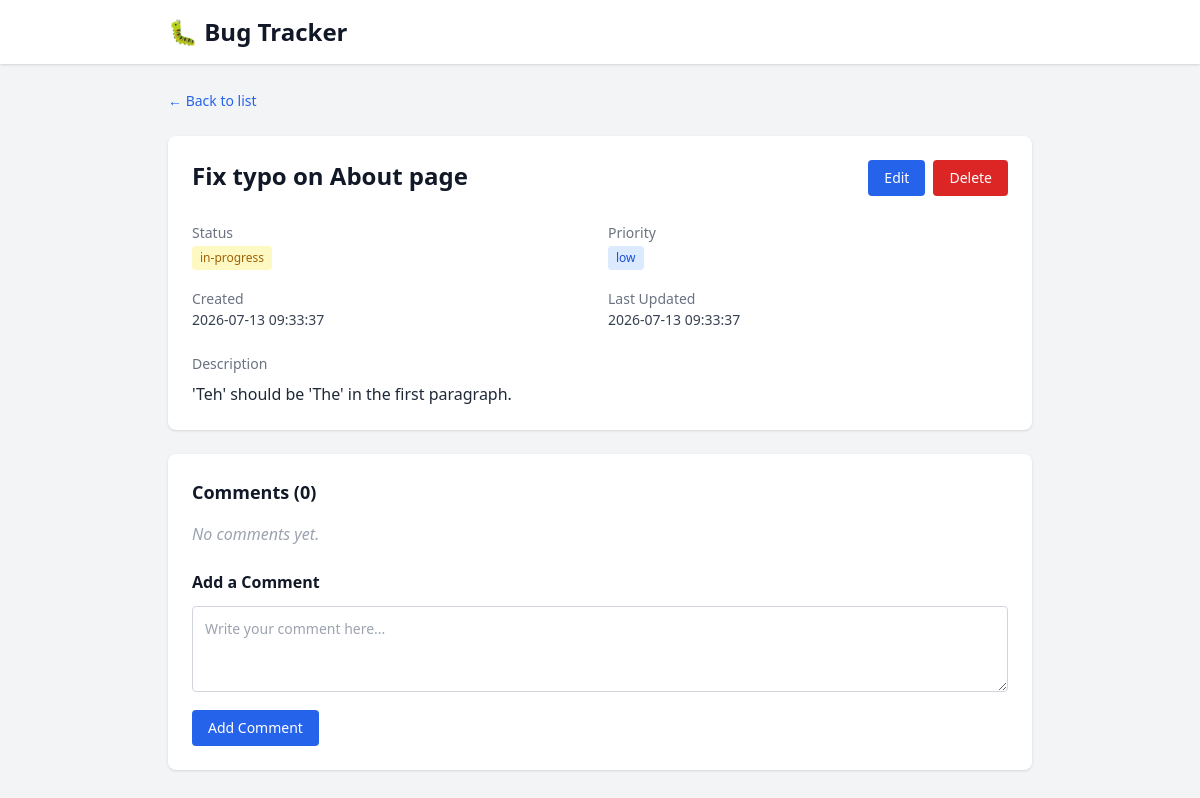
The app's page /bug/3 with its own data.
### tables this page shows
CREATE TABLE bugs (
            id          INTEGER PRIMARY KEY AUTOINCREMENT,
            title       TEXT NOT NULL,
            description TEXT,
            status      TEXT DEFAULT 'open',
            priority    TEXT DEFAULT 'medium',
            created_at  TIMESTAMP DEFAULT CURRENT_TIMESTAMP,
            updated_at  TIMESTAMP DEFAULT CURRENT_TIMESTAMP
        );

### bugtracker/app.py (the view)
@app.route("/bug/<int:bug_id>")
def bug_detail(bug_id):
    bug = get_bug(bug_id)
    if bug is None:
        flash("Bug not found.", "error")
        return redirect(url_for("index"))
    comments = get_comments_for_bug(bug_id)
    return render_template("bug_detail.html", bug=bug, comments=comments)

### bugtracker/db.py (called while the page is built)
def get_connection():
    conn = sqlite3.connect(DB_NAME)
    conn.row_factory = sqlite3.Row
    return conn

def get_bug(bug_id):
    conn = get_connection()
    bug = conn.execute(
        "SELECT * FROM bugs WHERE id = ?", (bug_id,)
    ).fetchone()
    conn.close()
    return bug

def get_comments_for_bug(bug_id):
    conn = get_connection()
    comments = conn.execute(
        "SELECT * FROM comments WHERE bug_id = ? ORDER BY created_at ASC",
        (bug_id,),
    ).fetchall()
    conn.close()
    return comments

### bugtracker/templates/bug_detail.html
{% extends "base.html" %}
{% block content %}
    <div class="mb-6">
        <a href="/" class="text-blue-600 hover:underline text-sm">&larr; Back to list</a>
    </div>
    <div class="bg-white rounded-lg shadow p-6">
        <div class="flex justify-between items-start mb-6">
            <h2 class="text-2xl font-bold">{{ bug.title }}</h2>
            <div class="flex gap-2">
                <a href="/bug/{{ bug.id }}/edit" class="bg-blue-600 text-white px-4 py-2 rounded hover:bg-blue-700 transition text-sm">
                    Edit
                </a>
                <form action="/bug/{{ bug.id }}/delete" method="POST" onsubmit="return confirm('Are you sure you want to delete this bug?')">
                    <button type="submit" class="bg-red-600 text-white px-4 py-2 rounded hover:bg-red-700 transition text-sm">
                        Delete
                    </button>
                </form>
            </div>
        </div>
        <div class="grid grid-cols-2 gap-4 mb-6">
            <div>
                <span class="text-sm font-medium text-gray-500">Status</span>
                <p>
                    <span class="inline-block px-2 py-1 text-xs font-medium rounded
                        {% if bug.status == 'open' %}bg-green-100 text-green-700
                        {% elif bug.status == 'in-progress' %}bg-yellow-100 text-yellow-700
                        {% else %}bg-gray-100 text-gray-700{% endif %}">
                        {{ bug.status }}
                    </span>
                </p>
            </div>
            <div>
                <span class="text-sm font-medium text-gray-500">Priority</span>
                <p>
                    <span class="inline-block px-2 py-1 text-xs font-medium rounded
                        {% if bug.priority == 'high' %}bg-red-100 text-red-700
                        {% elif bug.priority == 'medium' %}bg-yellow-100 text-yellow-700
                        {% else %}bg-blue-100 text-blue-700{% endif %}">
                        {{ bug.priority }}
                    </span>
                </p>
            </div>
            <div>
                <span class="text-sm font-medium text-gray-500">Created</span>
                <p class="text-sm text-gray-700">{{ bug.created_at }}</p>
            </div>
            <div>
                <span class="text-sm font-medium text-gray-500">Last Updated</span>
                <p class="text-sm text-gray-700">{{ bug.updated_at }}</p>
            </div>
        </div>
        <div>
            <h3 class="text-sm font-medium text-gray-500 mb-2">Description</h3>
            {% if bug.description %}
                <p class="text-gray-800 whitespace-pre-wrap">{{ bug.description }}</p>
            {% else %}
                <p class="text-gray-400 italic">No description provided.</p>
            {% endif %}
        </div>
    </div>
    <div class="bg-white rounded-lg shadow p-6 mt-6">
        <h3 class="text-lg font-bold mb-4">Comments ({{ comments|length }})</h3>
        {% if comments %}
            <div class="space-y-4 mb-6">
                {% for comment in comments %}
                    <div class="border rounded-lg p-4">
                        <div class="flex justify-between items-center mb-2">
                            <span class="text-sm font-medium text-gray-700">{{ comment.author }}</span>
                            <span class="text-xs text-gray-400">{{ comment.created_at }}</span>
                        </div>
                        <p class="text-gray-800 whitespace-pre-wrap">{{ comment.body }}</p>
                    </div>
                {% endfor %}
            </div>
        {% else %}
            <p class="text-gray-400 italic mb-6">No comments yet.</p>
        {% endif %}
        <h4 class="text-md font-semibold mb-3">Add a Comment</h4>
        <form action="/bug/{{ bug.id }}/comment" method="POST">
            <textarea name="body" rows="3" class="w-full border border-gray-300 rounded p-3 text-sm focus:outline-none focus:ring-2 focus:ring-blue-500 focus:border-transparent" placeholder="Write your comment here..." required></textarea>
            <button type="submit" class="mt-3 bg-blue-600 text-white px-4 py-2 rounded hover:bg-blue-700 transition text-sm">
                Add Comment
            </button>
        </form>
    </div>
{% endblock %}

### records on screen
bugs: title "Fix typo on About page", status "in-progress", priority "low", created_at "2026-07-13 09:33:37", updated_at "2026-07-13 09:33:37", description "'Teh' should be 'The' in the first paragraph."

### other values on screen
{{ comments|length }} "0"
